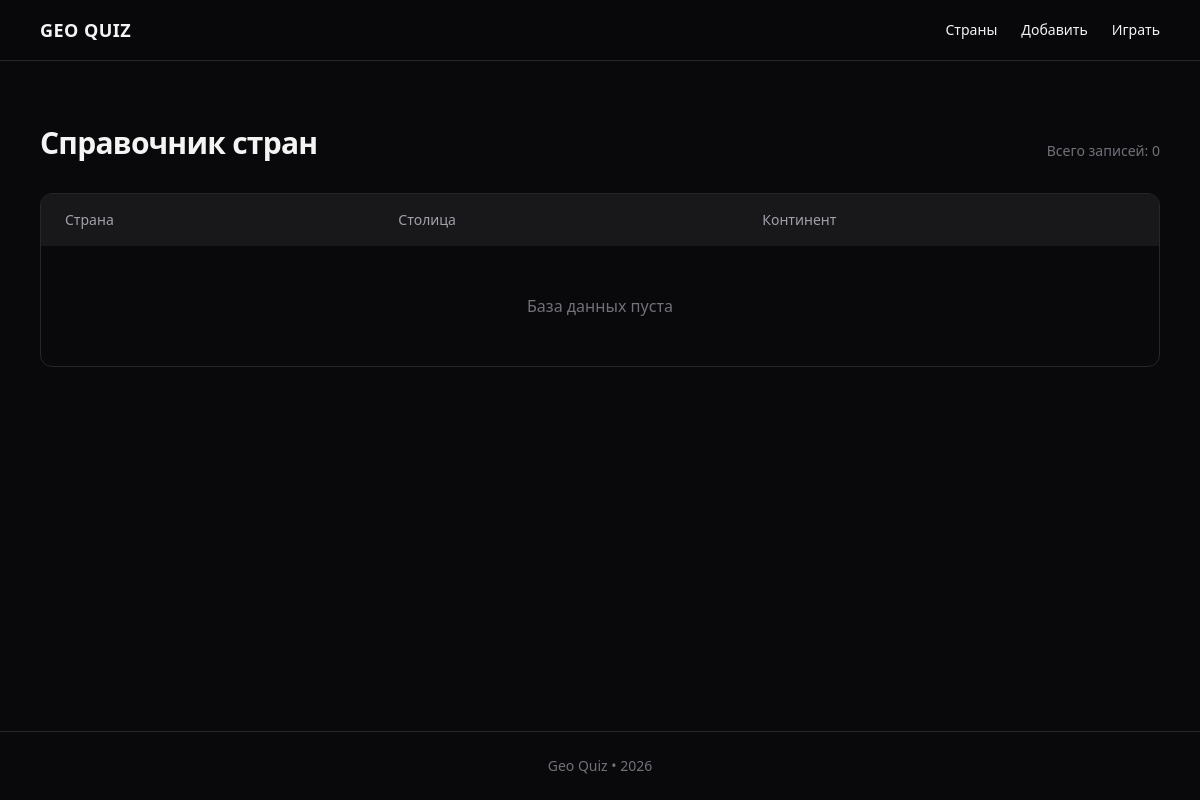
Page /countries on the earlier database version.
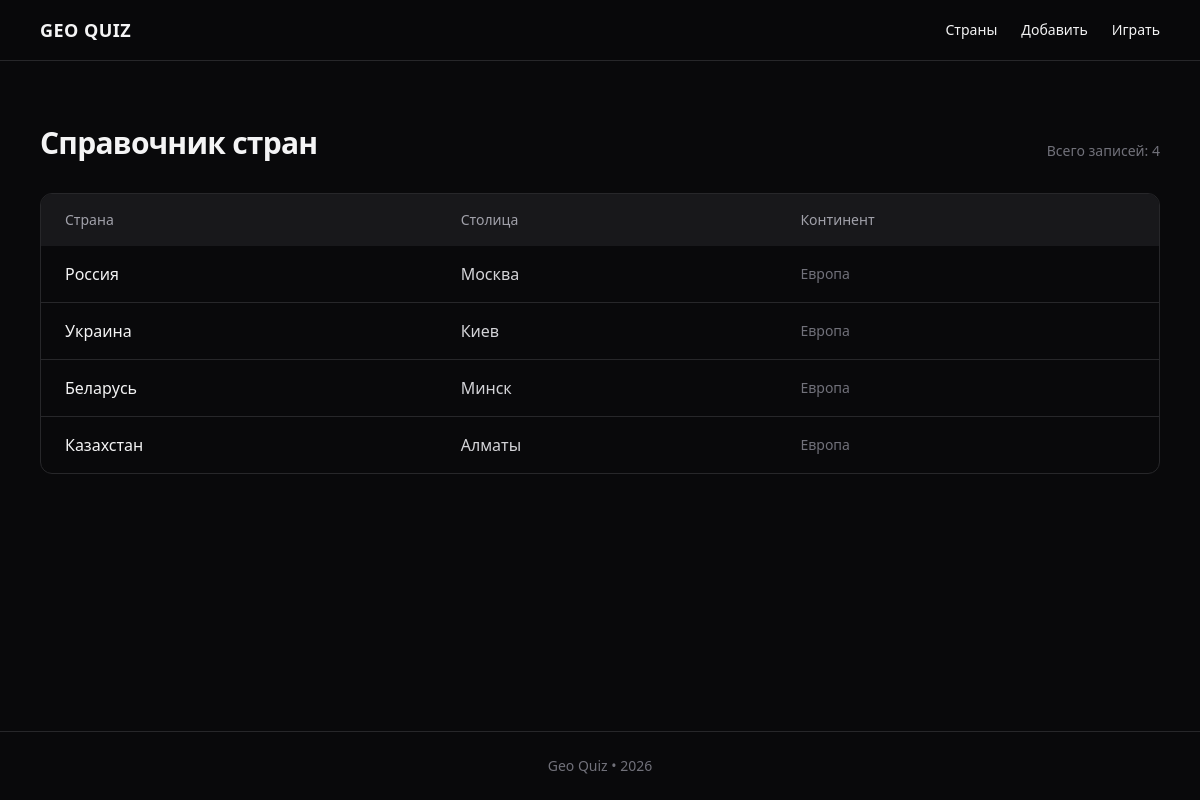
Same page on the later database version.
### app/models.py (models this page shows, shortened)
class Country(db.Model):
    __tablename__ = 'countries'
    id = db.Column(db.Integer, primary_key=True)
    name = db.Column(db.String(100), unique=True, nullable=False, index=True)
    capital = db.Column(db.String(100), nullable=False)
    continent = db.Column(db.String(50), nullable=True)
    description = db.Column(db.Text, nullable=True)

### app/routes.py (the view)
@main.route('/countries')
def countries_list():
    all_countries = Country.query.all()
    return render_template('countries.html', countries=all_countries)

### app/templates/countries.html
{% extends "base.html" %}
{% block content %}
<div class="mt-8">
    <div class="flex justify-between items-end mb-8">
        <h1 class="text-3xl font-semibold tracking-tight">
            Справочник стран
        </h1>
        <span class="text-sm text-zinc-500">
            Всего записей: {{ countries|length }}
        </span>
    </div>
    <div class="overflow-x-auto border border-zinc-800 rounded-xl">
        <table class="w-full">
            <thead class="bg-zinc-900">
                <tr class="text-left text-sm text-zinc-400">
                    <th class="px-6 py-4 font-medium">Страна</th>
                    <th class="px-6 py-4 font-medium">Столица</th>
                    <th class="px-6 py-4 font-medium">Континент</th>
                </tr>
            </thead>
            <tbody class="divide-y divide-zinc-800">
                {% for country in countries %}
                <tr class="hover:bg-zinc-900/60 transition">
                    <td class="px-6 py-4 font-medium">
                        {{ country.name }}
                    </td>
                    <td class="px-6 py-4 text-zinc-300">
                        {{ country.capital }}
                    </td>
                    <td class="px-6 py-4 text-zinc-500 text-sm">
                        {{ country.continent }}
                    </td>
                </tr>
                {% else %}
                <tr>
                    <td colspan="3" class="px-6 py-12 text-center text-zinc-500">
                        База данных пуста
                    </td>
                </tr>
                {% endfor %}
            </tbody>
        </table>
    </div>
</div>
{% endblock %}

### app/templates/base.html (shortened to what this page needs)
<!DOCTYPE html>
<html lang="ru">
<head>
    <script src="https://cdn.tailwindcss.com"></script>
</head>
<body class="bg-zinc-950 text-zinc-100 min-h-screen flex flex-col">
    <nav class="border-b border-zinc-800 bg-zinc-950/80 backdrop-blur sticky top-0 z-50">
        <div class="max-w-6xl mx-auto px-4 py-4 flex justify-between items-center">
            <a href="{{ url_for('main.index') }}"
               class="text-lg font-semibold tracking-wide hover:text-zinc-300 transition">
                GEO QUIZ
            </a>
            <div class="flex gap-6 text-sm">
                <a href="{{ url_for('main.countries_list') }}"
                   class="hover:text-zinc-400 transition">
                    Страны
                </a>
                <a href="{{ url_for('main.add_country') }}"
                   class="hover:text-zinc-400 transition">
                    Добавить
                </a>
                <a href="{{ url_for('main.quiz') }}"
                   class="hover:text-zinc-400 transition">
                    Играть
                </a>
            </div>
        </div>
    </nav>
    <main class="flex-1 max-w-6xl mx-auto w-full px-4 py-8">
        {% block content %}{% endblock %}
    </main>
    <footer class="border-t border-zinc-800 text-zinc-500 text-sm">
        <div class="max-w-6xl mx-auto px-4 py-6 text-center">
            Geo Quiz • {{ 2026 }}
        </div>
    </footer>
</body>
</html>

Differences in the rows shown:
added Country: name "Россия", capital "Москва", continent "Европа"
added Country: name "Украина", capital "Киев", continent "Европа"
added Country: name "Беларусь", capital "Минск", continent "Европа"
added Country: name "Казахстан", capital "Алматы", continent "Европа"
Other differences:
{{ countries|length }}: "0" → "4"
text no longer shown: "База данных пуста"
